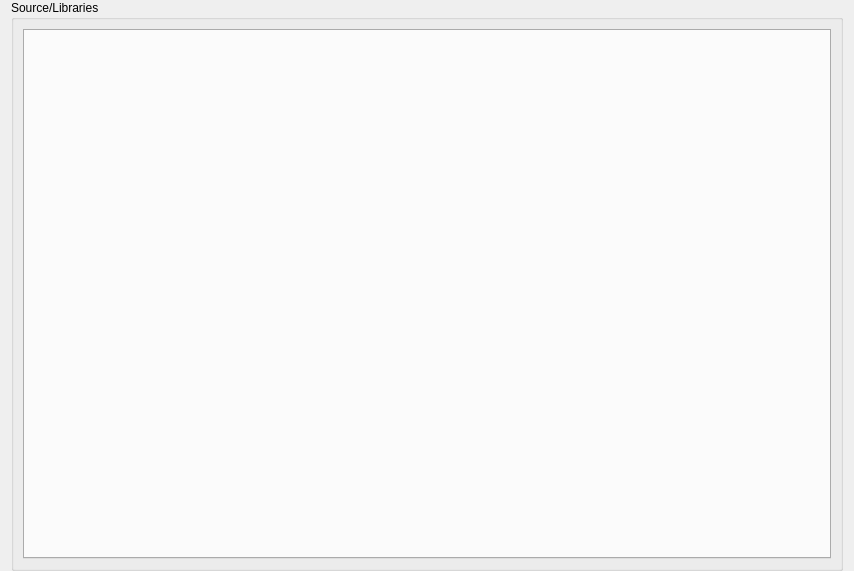
<?xml version="1.0" encoding="UTF-8"?>
<ui version="4.0">
 <class>SeerSourceLibraryManagerWidgetForm</class>
 <widget class="QWidget" name="SeerSourceLibraryManagerWidgetForm">
  <property name="geometry">
   <rect>
    <x>0</x>
    <y>0</y>
    <width>854</width>
    <height>571</height>
   </rect>
  </property>
  <property name="windowTitle">
   <string>Form</string>
  </property>
  <layout class="QGridLayout" name="gridLayout_2">
   <property name="topMargin">
    <number>0</number>
   </property>
   <property name="bottomMargin">
    <number>0</number>
   </property>
   <item row="0" column="0">
    <widget class="QGroupBox" name="groupBox">
     <property name="title">
      <string>Source/Libraries</string>
     </property>
     <layout class="QGridLayout" name="gridLayout">
      <item row="0" column="0">
       <widget class="QDetachTabWidget" name="tabWidget">
        <property name="currentIndex">
         <number>-1</number>
        </property>
       </widget>
      </item>
     </layout>
    </widget>
   </item>
  </layout>
 </widget>
 <customwidgets>
  <customwidget>
   <class>QDetachTabWidget</class>
   <extends>QTabWidget</extends>
   <header location="global">QDetachTabWidget.h</header>
   <container>1</container>
  </customwidget>
 </customwidgets>
 <resources/>
 <connections/>
</ui>
